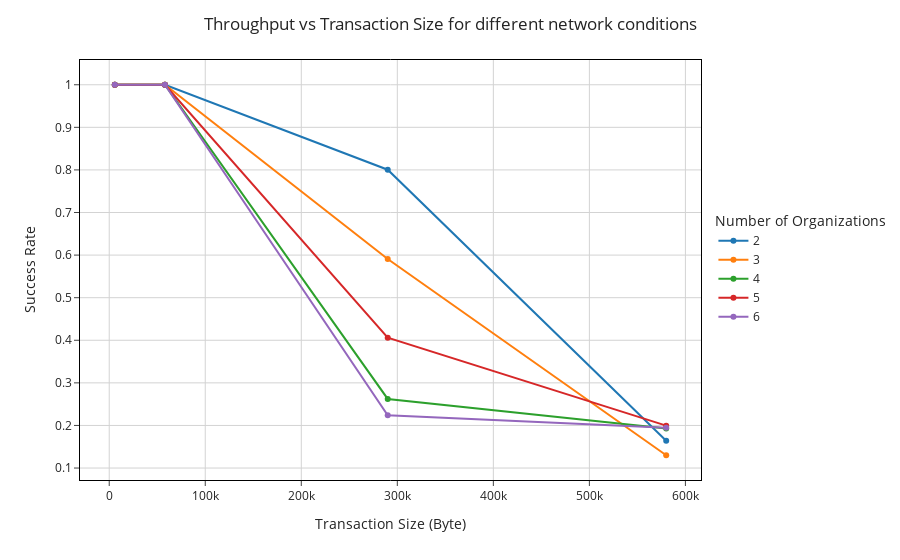

The notebook cell saved with this chart:
### Markdown cell above
### Success rate versus number of organizations

### Code cell
import plotly.express as px

def group_network_conditions(s):
    network_conditions = ""

    for column_name in ["Network Packet Loss (%)", "Network Max Throughput (Mbps)", "Network Avg Latency (ms)", "Network Jitter (ms)"]:
        if s[column_name] != "ideal":
            name = column_name.lstrip("Network").split("(")[0].strip() # Before the first "("
            value = s[column_name] # The value
            unit = str(column_name.split('(')[1].strip(")")).strip() # Inside the parentheses
            network_conditions += f",<br>{name} {value}{unit}"
    
    if network_conditions == "":
        return "Ideal"
    else:
        return network_conditions[5:]

# Create a new column "Conditions" grouping the network conditions
df["Network Conditions"] = df.apply(lambda x: group_network_conditions(x), axis=1)

cds = df["Network Conditions"].unique() # All the different network conditions
for i in range(len(cds)):
    print(f"Network condition {i}: {cds[i]}")

# Sort dataframe
df_sorted = df.sort_values(by=["Number of Organizations", "Transaction Size (Byte)"])

# Plot
fig = px.line(df_sorted, x='Transaction Size (Byte)', color="Number of Organizations", y="Success Rate", markers=True, template="simple_white")

# Set log scale
# fig.update_layout(
#     xaxis_type="log",
#     # yaxis_type="log",
# )
# fig.update_xaxes(range=[4.96, 6.04]) # Logarithmic range

# Add title
fig.update_layout(
    title="Throughput vs Transaction Size for different network conditions",
    title_x=0.5, # Center title
    # xaxis_title="Chunk Length",
    # yaxis_title="Average Throughput (TPS)",
)

# Add grid
fig.update_layout(
    xaxis=dict(
        showgrid=True,
        gridwidth=1,
        gridcolor='LightGrey',
    ),
    yaxis=dict(
        showgrid=True,
        gridwidth=1,
        gridcolor='LightGrey',
    ),
)

# Set border pane lines
fig.update_xaxes(showline=True, linewidth=1, linecolor='black', mirror=True)
fig.update_yaxes(showline=True, linewidth=1, linecolor='black', mirror=True)

# Set cathegories title
fig.update_legends(title_text="Number of Organizations")

# Center the legend
fig.update_layout(legend=dict(
    yanchor="middle",
    y=0.5,
    xanchor="left",
    x=1.02
))

# Save EPS figure
# fig.write_image(NOTEBOOK_NAME + "throughput_vs_nodes.eps", width=800, height=450, scale=1)

fig.show()

### Figure 1 — Plotly figure (JSON) as saved in the notebook; plotly's stock layout.template omitted (floating-point values rounded to 4 significant figures)
{"data": [{"hovertemplate": "Number of Organizations=2<br>Transaction Size (Byte)=%{x}<br>Success Rate=%{y}<extra></extra>", "legendgroup": "2", "line": {"color": "#1F77B4", "dash": "solid"}, "marker": {"symbol": "circle"}, "mode": "lines+markers", "name": "2", "orientation": "v", "showlegend": true, "type": "scatter", "x": [5800, 58000, 290000, 580000], "xaxis": "x", "y": [1, 1, 0.8005, 0.1642], "yaxis": "y"}, {"hovertemplate": "Number of Organizations=3<br>Transaction Size (Byte)=%{x}<br>Success Rate=%{y}<extra></extra>", "legendgroup": "3", "line": {"color": "#FF7F0E", "dash": "solid"}, "marker": {"symbol": "circle"}, "mode": "lines+markers", "name": "3", "orientation": "v", "showlegend": true, "type": "scatter", "x": [5800, 58000, 290000, 580000], "xaxis": "x", "y": [1, 1, 0.5908, 0.13], "yaxis": "y"}, {"hovertemplate": "Number of Organizations=4<br>Transaction Size (Byte)=%{x}<br>Success Rate=%{y}<extra></extra>", "legendgroup": "4", "line": {"color": "#2CA02C", "dash": "solid"}, "marker": {"symbol": "circle"}, "mode": "lines+markers", "name": "4", "orientation": "v", "showlegend": true, "type": "scatter", "x": [5800, 58000, 290000, 580000], "xaxis": "x", "y": [1, 1, 0.2622, 0.1931], "yaxis": "y"}, {"hovertemplate": "Number of Organizations=5<br>Transaction Size (Byte)=%{x}<br>Success Rate=%{y}<extra></extra>", "legendgroup": "5", "line": {"color": "#D62728", "dash": "solid"}, "marker": {"symbol": "circle"}, "mode": "lines+markers", "name": "5", "orientation": "v", "showlegend": true, "type": "scatter", "x": [5800, 58000, 290000, 580000], "xaxis": "x", "y": [1, 1, 0.406, 0.1995], "yaxis": "y"}, {"hovertemplate": "Number of Organizations=6<br>Transaction Size (Byte)=%{x}<br>Success Rate=%{y}<extra></extra>", "legendgroup": "6", "line": {"color": "#9467BD", "dash": "solid"}, "marker": {"symbol": "circle"}, "mode": "lines+markers", "name": "6", "orientation": "v", "showlegend": true, "type": "scatter", "x": [5800, 58000, 290000, 580000], "xaxis": "x", "y": [1, 1, 0.224, 0.1944], "yaxis": "y"}], "layout": {"legend": {"title": {"text": "Number of Organizations"}, "tracegroupgap": 0, "x": 1.02, "xanchor": "left", "y": 0.5, "yanchor": "middle"}, "margin": {"t": 60}, "title": {"text": "Throughput vs Transaction Size for different network conditions", "x": 0.5}, "xaxis": {"anchor": "y", "domain": [0, 1], "gridcolor": "LightGrey", "gridwidth": 1, "linecolor": "black", "linewidth": 1, "mirror": true, "showgrid": true, "showline": true, "title": {"text": "Transaction Size (Byte)"}}, "yaxis": {"anchor": "x", "domain": [0, 1], "gridcolor": "LightGrey", "gridwidth": 1, "linecolor": "black", "linewidth": 1, "mirror": true, "showgrid": true, "showline": true, "title": {"text": "Success Rate"}}}}
